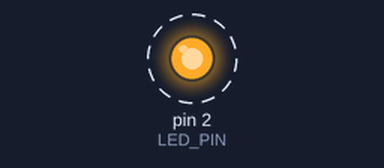
A sketch run on a simulated Arduino Uno, built with avr-gcc and run on an emulated ATmega328P. Shown: output pins drawn as LEDs (lit = HIGH). Dashed ring = blinking.

Above: at 0.5 s.
Timing chart, 0 to 4.6 s (numbered marks = the images above):
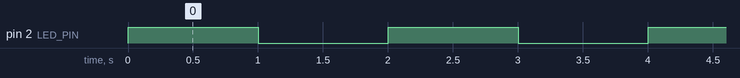

The sketch:

blink.ino
```cpp
/**
 * @brief 実技演習 Step1のサンプルコード
 *
 */

// LEDの定義
#define LED_PIN     2    // LEDが接続されているピン番号
#define DELAY_TIME  1000 // 1000ミリ秒 = 1秒

void setup()
{
    // LEDピンを出力(OUTPUT)モードに設定処理
    pinMode(LED_PIN, OUTPUT);
}

void loop()
{
    // LED点灯
    digitalWrite(LED_PIN, HIGH);
    delay(DELAY_TIME);

    // LED消灯
    digitalWrite(LED_PIN, LOW);
    delay(DELAY_TIME);
}
```

Measured:
- by itself, pin 2 (LED_PIN): alternates HIGH for 1.0 s and LOW for 1.0 s
